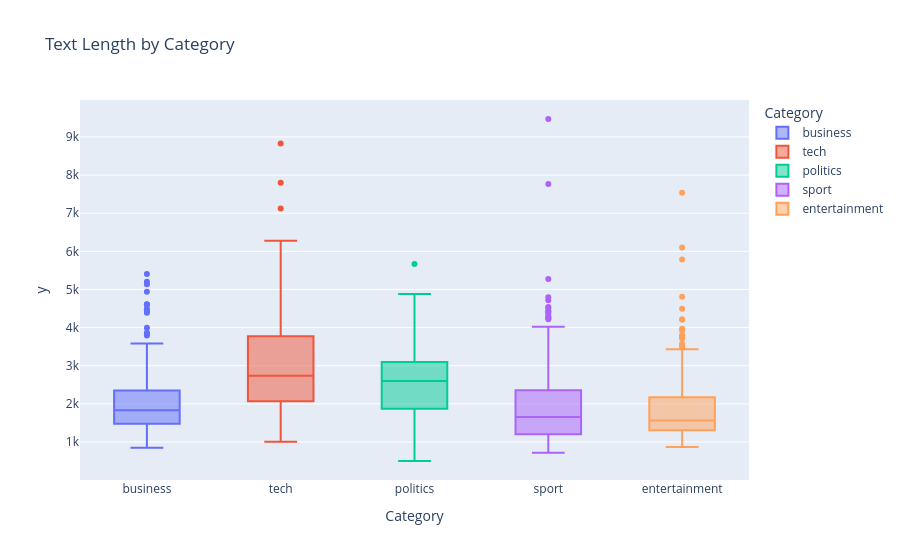

Write notebook code for a chart like this one.
### Markdown cell above
Let's check on the text length distributions bucketed by each of the available article categories.

### Code cell
text_lengths = train['Text'].str.len()
fig = px.box(train, x = 'Category', y = text_lengths, color = 'Category', title = 'Text Length by Category', height = 700)
fig.show()

### Figure 1 — Plotly figure (JSON) as saved in the notebook; plotly's stock layout.template omitted (floating-point values rounded to 4 significant figures; data arrays with more than 128 entries replaced by an {"elided": "..."} marker saying what was removed)
{"data": [{"alignmentgroup": "True", "hovertemplate": "Category=%{x}<br>y=%{y}<extra></extra>", "legendgroup": "business", "marker": {"color": "#636efa"}, "name": "business", "notched": false, "offsetgroup": "business", "orientation": "v", "showlegend": true, "type": "box", "x": {"elided": "335 str values"}, "x0": " ", "xaxis": "x", "y": {"elided": "335 int values"}, "y0": " ", "yaxis": "y"}, {"alignmentgroup": "True", "hovertemplate": "Category=%{x}<br>y=%{y}<extra></extra>", "legendgroup": "tech", "marker": {"color": "#EF553B"}, "name": "tech", "notched": false, "offsetgroup": "tech", "orientation": "v", "showlegend": true, "type": "box", "x": {"elided": "234 str values"}, "x0": " ", "xaxis": "x", "y": {"elided": "234 int values"}, "y0": " ", "yaxis": "y"}, {"alignmentgroup": "True", "hovertemplate": "Category=%{x}<br>y=%{y}<extra></extra>", "legendgroup": "politics", "marker": {"color": "#00cc96"}, "name": "politics", "notched": false, "offsetgroup": "politics", "orientation": "v", "showlegend": true, "type": "box", "x": {"elided": "264 str values"}, "x0": " ", "xaxis": "x", "y": {"elided": "264 int values"}, "y0": " ", "yaxis": "y"}, {"alignmentgroup": "True", "hovertemplate": "Category=%{x}<br>y=%{y}<extra></extra>", "legendgroup": "sport", "marker": {"color": "#ab63fa"}, "name": "sport", "notched": false, "offsetgroup": "sport", "orientation": "v", "showlegend": true, "type": "box", "x": {"elided": "342 str values"}, "x0": " ", "xaxis": "x", "y": {"elided": "342 int values"}, "y0": " ", "yaxis": "y"}, {"alignmentgroup": "True", "hovertemplate": "Category=%{x}<br>y=%{y}<extra></extra>", "legendgroup": "entertainment", "marker": {"color": "#FFA15A"}, "name": "entertainment", "notched": false, "offsetgroup": "entertainment", "orientation": "v", "showlegend": true, "type": "box", "x": {"elided": "262 str values"}, "x0": " ", "xaxis": "x", "y": {"elided": "262 int values"}, "y0": " ", "yaxis": "y"}], "layout": {"autosize": true, "boxmode": "overlay", "legend": {"title": {"text": "Category"}, "tracegroupgap": 0}, "title": {"text": "Text Length by Category"}, "xaxis": {"anchor": "y", "autorange": true, "categoryarray": ["business", "tech", "politics", "sport", "entertainment"], "categoryorder": "array", "domain": [0, 1], "range": [-0.5, 4.5], "title": {"text": "Category"}, "type": "category"}, "yaxis": {"anchor": "x", "autorange": true, "domain": [0, 1], "range": [2.667, 9969.0], "title": {"text": "y"}, "type": "linear"}}}
